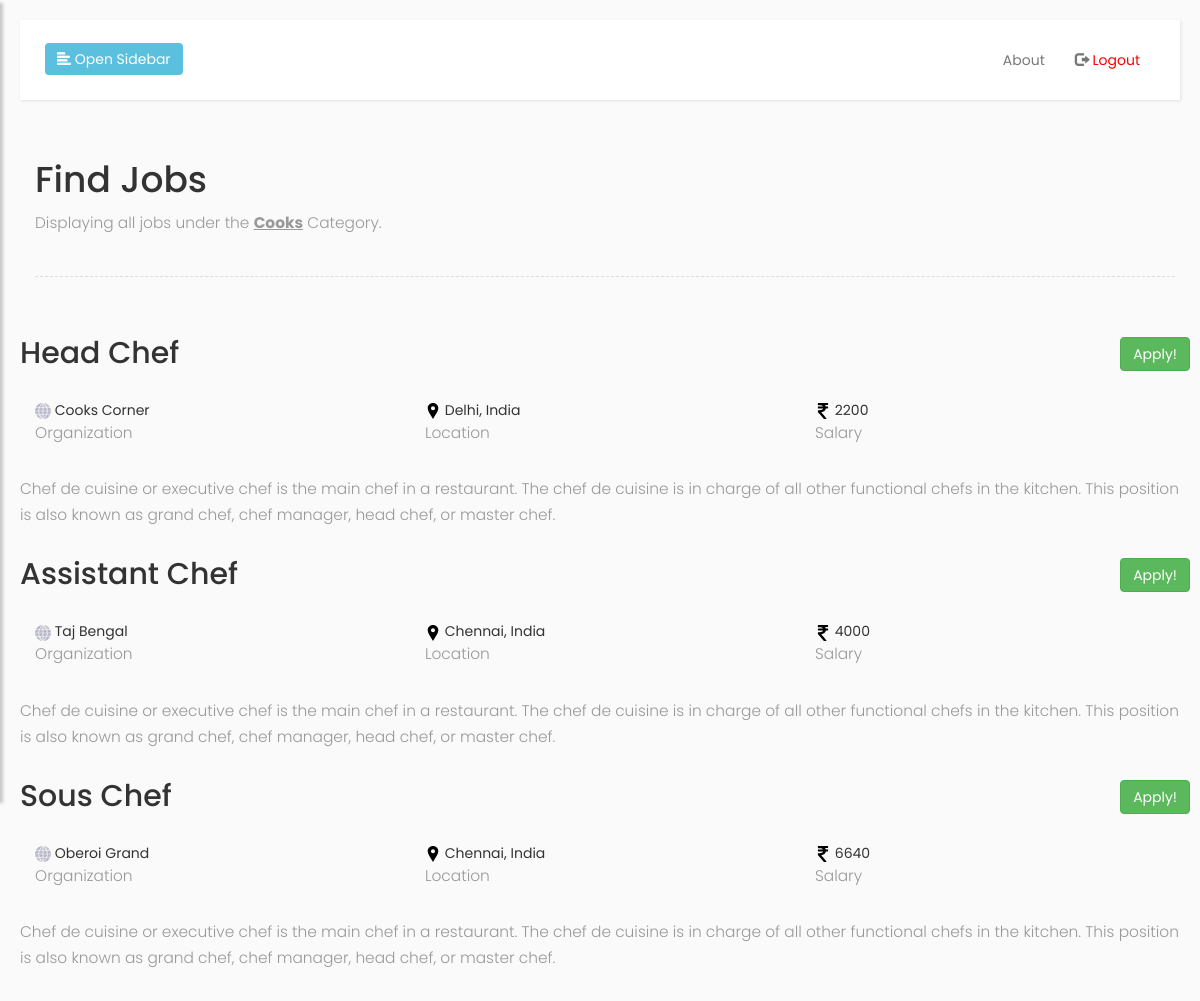
Screenshot of /applicant/jobs/Cooks with the database file from the repository.
### app.py (models this page shows, shortened)
class Jobs(db.Model):
	id=db.Column(db.Integer, primary_key=True)
	post=db.Column(db.String(200), nullable=False)
	organization=db.Column(db.String(200), nullable=False)
	salary=db.Column(db.Integer, nullable=False)
	location=db.Column(db.String(200), nullable=False)
	description=db.Column(db.String(200),nullable=False)
	category=db.Column(db.String(200),nullable=False)
	wfh=db.Column(db.String(200), nullable=False)
	restart=db.Column(db.String(200), nullable=False)

### app.py (the view)
@app.route('/applicant/jobs/<string:category>')
def job_browse(category):
	jobs = Jobs.query.filter_by(category=category).all()
	return render_template('browse_jobs.html',category=category, jobs = jobs)

### templates/browse_jobs.html (shortened to what this page needs)
{% extends 'base.html' %}
{% block logout %}
<li>
	<a href="/applicantlogout">
          <span class="glyphicon glyphicon-log-out"></span> <span style="color: red;">Logout</span>
    </a>
</li>
{% endblock %}
{% block container %}
<h1>Find Jobs </h1>
<p>Displaying all jobs under the <b><u>{{ category }}</u></b> Category.</p>
<div class="line"></div>
{% if jobs|length < 1 %}
<p>No jobs currently available in this category :(</p>
{% else %}
{% for job in jobs %}
<div class="row">
	<div class="col-sm-12">
		<div class="row">
			<h2>{{ job.post }}
			<button  class="btn btn-success" value="1" style="float: right;">Apply!</button>
		</h2>
		</div>
		<br>
		<div class="row">
			<div class="col-sm-4">
				<img src="{{ url_for('static',filename='img/organization.svg') }}" style="max-height: 16px; max-width: 16px;"> {{ job.organization }}
				<br>
				<p>Organization</p>
			</div>
			<div class="col-sm-4">
				<img src="{{ url_for('static',filename='img/location.svg') }}" style="max-height: 16px; max-width: 16px;"> {{ job.location }}
				<br>
				<p>Location</p>
			</div>
			<div class="col-sm-4" style="display: inline-block;">
				<img src="{{ url_for('static',filename='img/rupee-indian.svg') }}" style="max-height: 16px; max-width: 16px;"> {{ job.salary }}
				<br>
				<p>Salary</p>
			</div>
		</div>
		<br>
		<div class="row">
			<p>{{ job.description }}</p>
		</div>
	</div>
</div>
{% endfor %}
{% endif %}
{% endblock%}

### static/css/main.css (style rules this page uses)
body { font-family: 'Poppins', sans-serif; background: #fafafa; }
p { font-family: 'Poppins', sans-serif; font-size: 1.1em; font-weight: 300; line-height: 1.7em; color: #999; }
a, a:hover, a:focus { color: inherit; text-decoration: none; transition: all 0.3s; }
.line { width: 100%; height: 1px; border-bottom: 1px dashed #ddd; margin: 40px 0; }

### rows the page displays
Jobs: post "Head Chef", organization "Cooks Corner", location "Delhi, India", salary "2200", description "Chef de cuisine or executive chef is the main chef in a restaurant. The chef de cuisine is in charge of all other functional chefs in the kitchen. This position is also known as grand chef, chef manager, head chef, or master chef."
Jobs: post "Assistant Chef", organization "Taj Bengal", location "Chennai, India", salary "4000", description "Chef de cuisine or executive chef is the main chef in a restaurant. The chef de cuisine is in charge of all other functional chefs in the kitchen. This position is also known as grand chef, chef manager, head chef, or master chef."
Jobs: post "Sous Chef", organization "Oberoi Grand", location "Chennai, India", salary "6640", description "Chef de cuisine or executive chef is the main chef in a restaurant. The chef de cuisine is in charge of all other functional chefs in the kitchen. This position is also known as grand chef, chef manager, head chef, or master chef."

### other values shown
{{ category }} "Cooks"
